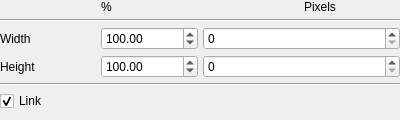
<?xml version="1.0" encoding="UTF-8"?>
<ui version="4.0">
 <class>ResizePropertiesEntity</class>
 <widget class="QWidget" name="ResizePropertiesEntity">
  <property name="geometry">
   <rect>
    <x>0</x>
    <y>0</y>
    <width>400</width>
    <height>120</height>
   </rect>
  </property>
  <property name="maximumSize">
   <size>
    <width>16777215</width>
    <height>120</height>
   </size>
  </property>
  <property name="windowTitle">
   <string>Form</string>
  </property>
  <layout class="QGridLayout" name="gridLayout">
   <property name="leftMargin">
    <number>0</number>
   </property>
   <property name="topMargin">
    <number>0</number>
   </property>
   <property name="rightMargin">
    <number>0</number>
   </property>
   <property name="bottomMargin">
    <number>0</number>
   </property>
   <property name="spacing">
    <number>5</number>
   </property>
   <item row="6" column="0">
    <spacer name="verticalSpacer">
     <property name="orientation">
      <enum>Qt::Vertical</enum>
     </property>
     <property name="sizeHint" stdset="0">
      <size>
       <width>20</width>
       <height>40</height>
      </size>
     </property>
    </spacer>
   </item>
   <item row="2" column="2" colspan="2">
    <widget class="QSpinBox" name="widthPixels">
     <property name="maximum">
      <number>10000</number>
     </property>
    </widget>
   </item>
   <item row="1" column="0" colspan="4">
    <widget class="Line" name="line">
     <property name="orientation">
      <enum>Qt::Horizontal</enum>
     </property>
    </widget>
   </item>
   <item row="4" column="0" colspan="4">
    <widget class="Line" name="line_2">
     <property name="orientation">
      <enum>Qt::Horizontal</enum>
     </property>
    </widget>
   </item>
   <item row="0" column="1">
    <widget class="QLabel" name="label_3">
     <property name="text">
      <string>%</string>
     </property>
    </widget>
   </item>
   <item row="3" column="2" colspan="2">
    <widget class="QSpinBox" name="heightPixels">
     <property name="maximum">
      <number>10000</number>
     </property>
    </widget>
   </item>
   <item row="2" column="0">
    <widget class="QLabel" name="label">
     <property name="text">
      <string>Width</string>
     </property>
    </widget>
   </item>
   <item row="2" column="1">
    <widget class="QDoubleSpinBox" name="widthPercent">
     <property name="maximum">
      <double>1000.000000000000000</double>
     </property>
     <property name="value">
      <double>100.000000000000000</double>
     </property>
    </widget>
   </item>
   <item row="3" column="1">
    <widget class="QDoubleSpinBox" name="heightPercent">
     <property name="maximum">
      <double>1000.000000000000000</double>
     </property>
     <property name="value">
      <double>100.000000000000000</double>
     </property>
    </widget>
   </item>
   <item row="3" column="0">
    <widget class="QLabel" name="label_2">
     <property name="text">
      <string>Height</string>
     </property>
    </widget>
   </item>
   <item row="5" column="0">
    <widget class="QCheckBox" name="linkCheckBox">
     <property name="text">
      <string>Link</string>
     </property>
     <property name="checked">
      <bool>true</bool>
     </property>
    </widget>
   </item>
   <item row="0" column="3">
    <widget class="QLabel" name="label_4">
     <property name="text">
      <string>Pixels</string>
     </property>
    </widget>
   </item>
  </layout>
 </widget>
 <resources/>
 <connections/>
</ui>
